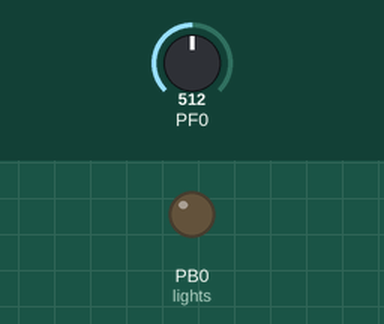
A program run on a simulated ATmega128, built with avr-gcc and emulated at 16 MHz. Shown: output pins drawn as LEDs (lit = HIGH). The inputs (shaded band) are chosen by the test bench; at power-on: PF0 = 512.

Above: at 1.2 s.
1.3 s: PF0 set to 491
At 2.3 s:
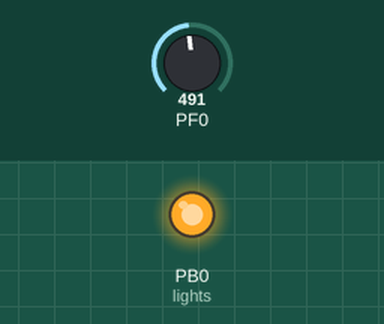
2.8 s: PF0 set to 511
At 3.5 s:
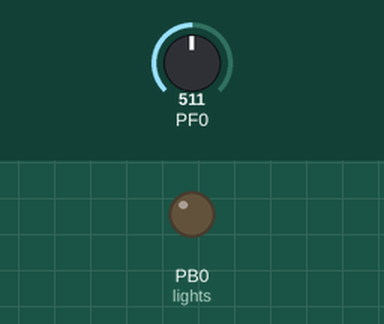
4.3 s: PF0 set to 306
At 4.7 s:
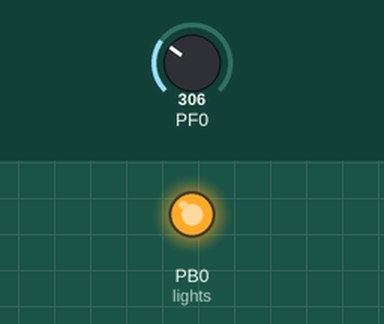
Timing chart, 0 to 7.3 s (numbered marks = the images above; inputs shaded):
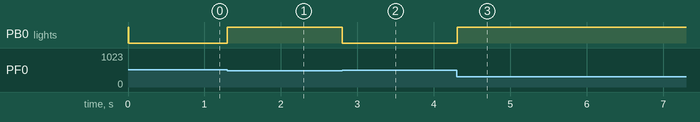

Measured:
- the behaviour switches between 508 and 507 on PF0 (found by bisection; images 0 and 1)
- after the input at 1.3 s, PB0 (lights): LOW → HIGH at once
- after the input at 2.8 s, PB0 (lights): HIGH → LOW at once
- after the input at 4.3 s, PB0 (lights): LOW → HIGH at once

The program:

main.c
```c
#define F_CPU 16000000UL
#include <avr/io.h>
#include <util/delay.h>
#include <avr/interrupt.h>

void lights(int SC_STATE)
{
	float DAY_NIGHT_LIMIT = 1; //to define
	if(SC_STATE == 4 && (255-ADCH)*255 < DAY_NIGHT_LIMIT)
	PORTB |= (1<<PB0);
	else
	PORTB &= ~(1<<PB0);
}

void ADC_init() {
	ADCSRA |= (1 << ADPS2) | (1 << ADPS1) | (1 << ADPS0); // Set ADC prescalar to 128 - 125KHz sample rate @ 16MHz
	ADMUX |= (1 << REFS0); // Set ADC reference to AVCC
	ADMUX |= (1 << ADLAR); // Left adjust ADC result to allow easy 8 bit reading
	// No MUX values needed to be changed to use ADC0
	ADCSRA |= (1 << ADFR);  // Set ADC to Free-Running Mode
	ADCSRA |= (1 << ADEN);  // Enable ADC
	ADCSRA |= (1 << ADSC);  // Start A2D Conversions
}

int main(void)
{
	DDRF = 0x00;
	DDRB = 0x01;
	ADC_init();

	int SC_STATE = 4; // value from the security module when the admin is present
	while (1) {
		if(1<<ADCSRA)
		lights(SC_STATE);
		_delay_ms(10);
	}
}
```
